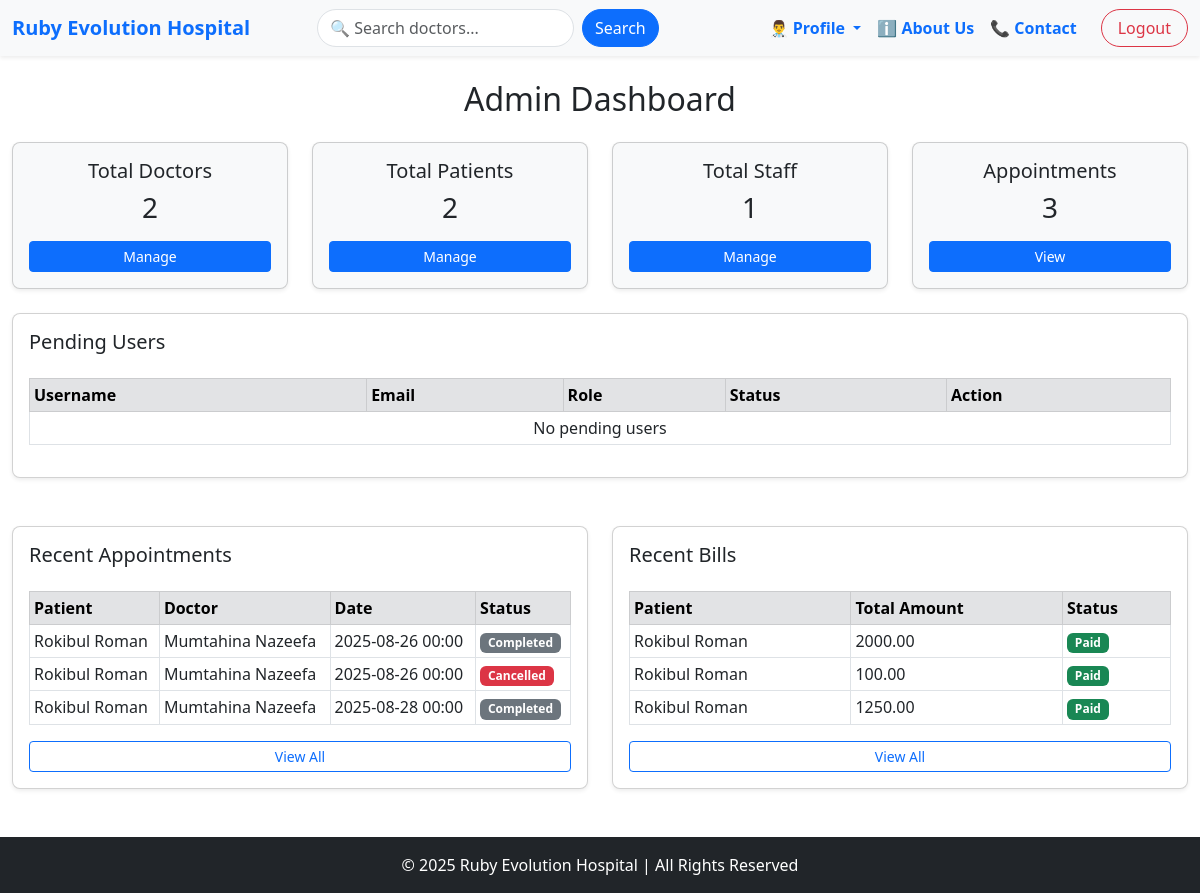
Page /accounts/adminDashboard/ (signed in) on the committed database.
### appointment/models.py (models this page shows, shortened)
class Appointment(models.Model):
    STATUS_CHOICES = [
        ('Pending', 'Pending'),
        ('Confirmed', 'Confirmed'),
        ('Completed', 'Completed'),
        ('Cancelled', 'Cancelled'),
    ]
    patient = models.ForeignKey(PatientProfile, on_delete=models.CASCADE)
    doctor = models.ForeignKey(DoctorProfile, on_delete=models.CASCADE)
    appointment_date = models.DateTimeField()
    status = models.CharField(max_length=20, choices=STATUS_CHOICES, default='Pending')
    notes = models.TextField(null=True, blank=True)
    created_at = models.DateTimeField(auto_now_add=True)

class Billing(models.Model):
    PAYMENT_STATUS = [
        ('Paid', 'Paid'),
        ('Unpaid', 'Unpaid'),
        ('Pending', 'Pending'),
    ]
    patient = models.ForeignKey(PatientProfile, on_delete=models.CASCADE)
    doctor = models.ForeignKey(DoctorProfile, on_delete=models.SET_NULL, null=True, blank=True)
    appointment = models.OneToOneField(Appointment, on_delete=models.CASCADE, null=True, blank=True)
    billDate = models.DateTimeField(auto_now_add=True)
    consultationFee = models.DecimalField(max_digits=8, decimal_places=2, default=0.00)
    medicineCharges = models.DecimalField(max_digits=10, decimal_places=2, default=0.00)
    testCharges = models.DecimalField(max_digits=10, decimal_places=2, default=0.00)
    otherCharges = models.DecimalField(max_digits=10, decimal_places=2, default=0.00)
    totalAmount = models.DecimalField(max_digits=12, decimal_places=2, default=0.00)
    paymentStatus = models.CharField(max_length=20, choices=PAYMENT_STATUS, default='Pending')

### accounts/models.py (models this page shows, shortened)
class PatientProfile(models.Model):
    BLOOD_GROUP_CHOICES = [
        ('A+', 'A+'), ('A-', 'A-'),
        ('B+', 'B+'), ('B-', 'B-'),
        ('O+', 'O+'), ('O-', 'O-'),
        ('AB+', 'AB+'), ('AB-', 'AB-'),
    ]
    STATUS_CHOICES = [
        ('Outpatient', 'Outpatient'),
        ('Inpatient', 'Inpatient'),
        ('Discharged', 'Discharged'),
    ]
    GENDER_CHOICES = [
        ('Male', 'Male'),
        ('Female', 'Female'),
        ('Other', 'Other'),
    ]
    user = models.OneToOneField(CustomUser, on_delete=models.CASCADE)
    profile_picture = models.ImageField(upload_to='patient_profiles/', null=True, blank=True)
    date_of_birth = models.DateField(null=True, blank=True)
    gender = models.CharField(max_length=10, choices=GENDER_CHOICES, null=True, blank=True)
    contact_number = models.CharField(max_length=15, null=True, blank=True)
    address = models.TextField(null=True, blank=True)
    blood_group = models.CharField(max_length=3, choices=BLOOD_GROUP_CHOICES, null=True, blank=True)
    allergies = models.TextField(null=True, blank=True)
    emergency_contact_number = models.CharField(max_length=15, null=True, blank=True)
    status = models.CharField(max_length=20, choices=STATUS_CHOICES, default='Outpatient')

class CustomUser(AbstractUser):
    ROLE_CHOICES = (
        ('admin', 'Admin'),
        ('doctor', 'Doctor'),
        ('patient', 'Patient'),
        ('staff', 'Staff'),
    )
    CURRENT_STATUS = [
        ('apporved','Approved'),
        ('panding','Panding'),
        ('cancel','Cancel'),
    ]
    first_name = models.CharField(max_length=50,null=True)
    last_name = models.CharField(max_length=50,null=True)
    role = models.CharField(choices=ROLE_CHOICES, max_length=50,null=True, blank=True)
    current_status = models.CharField(choices=CURRENT_STATUS, max_length=50,default='panding')

class DoctorProfile(models.Model):
    DEPARTMENT_CHOICES = [
        ('Cardiology', 'Cardiology'),
        ('Neurology', 'Neurology'),
        ('Orthopedics', 'Orthopedics'),
        ('Pediatrics', 'Pediatrics'),
        ('General', 'General'),
        ('Dermatology', 'Dermatology'),
        ('Gynecology', 'Gynecology'),
    ]
    user = models.OneToOneField(CustomUser, on_delete=models.CASCADE,related_name='doctor')
    profile_picture = models.ImageField(upload_to='doctor_profiles/', null=True, blank=True)
    contact_number = models.CharField(max_length=15, null=True, blank=True)
    department = models.CharField(max_length=50, choices=DEPARTMENT_CHOICES, default='General')
    specialization = models.CharField(max_length=100, null=True, blank=True)
    qualification = models.CharField(max_length=200, null=True, blank=True)
    bio = models.TextField(null=True,blank=True)
    experience = models.PositiveIntegerField(default=0)
    consultation_fee = models.DecimalField(max_digits=8, decimal_places=2, default=0.00)
    availability_status = models.BooleanField(default=True)

### accounts/views.py (the view)
# urls.py: path('adminDashboard/', adminDashboard.as_view(), name='adminDashboard'),
class adminDashboard(LoginRequiredMixin,View):
    def get(self, request, *args, **kwargs):
        context = {
        "total_doctors": DoctorProfile.objects.filter(user__current_status='apporved').count(),
        "total_patients": PatientProfile.objects.count(),
        "total_staff": StaffProfile.objects.filter(user__current_status='apporved').count(),
        "total_appointments": Appointment.objects.count(),
        "recent_appointments": Appointment.objects.order_by('-created_at')[:5],
        "recent_bills": Billing.objects.order_by('-billDate')[:5],
        "panding_users": CustomUser.objects.filter(current_status="panding"),
    }
        return render(request, "admin/adminDashboard.html",context)

### accounts/templates/admin/adminDashboard.html
{% extends "base.html" %}
{% load static %}
{% block content %}
<div class="container-fluid mt-4">
    <h2 class="mb-4 text-center">Admin Dashboard</h2>
    <div class="row text-center mb-4">
        <div class="col-md-3">
            <div class="card shadow-sm p-3 rounded-3 bg-light">
                <h5>Total Doctors</h5>
                <h3>{{ total_doctors }}</h3>
                <a href="{% url "doctorListForAdmin" %}" class="btn btn-sm btn-primary mt-2">Manage</a>
            </div>
        </div>
        <div class="col-md-3">
            <div class="card shadow-sm p-3 rounded-3 bg-light">
                <h5>Total Patients</h5>
                <h3>{{ total_patients }}</h3>
                <a href="{% url "patientListForAdmin" %}" class="btn btn-sm btn-primary mt-2">Manage</a>
            </div>
        </div>
        <div class="col-md-3">
            <div class="card shadow-sm p-3 rounded-3 bg-light">
                <h5>Total Staff</h5>
                <h3>{{ total_staff }}</h3>
                <a href="{% url "staffListForAdmin" %}" class="btn btn-sm btn-primary mt-2">Manage</a>
            </div>
        </div>
        <div class="col-md-3">
            <div class="card shadow-sm p-3 rounded-3 bg-light">
                <h5>Appointments</h5>
                <h3>{{ total_appointments }}</h3>
                <a href="#" class="btn btn-sm btn-primary mt-2">View</a>
            </div>
        </div>
    </div>
    <div class="row mt-4">
        <div class="col-md-12">
            <div class="card shadow-sm p-3 rounded-3">
                <h5>Pending Users</h5>
                <table class="table table-sm table-bordered mt-3">
                    <thead class="table-secondary">
                        <tr>
                            <th>Username</th>
                            <th>Email</th>
                            <th>Role</th>
                            <th>Status</th>
                            <th>Action</th>
                        </tr>
                    </thead>
                    <tbody>
                        {% for user in panding_users %}
                        <tr>
                            <td><a href="{% url "doctorDetail" user.doctor.id %}">{{ user.username }}</a></td>
                            <td>{{ user.email }}</td>
                            <td>{{ user.role }}</td>
                            <td>
                                <span class="badge bg-warning">{{ user.current_status }}</span>
                            </td>
                            <td>
                                <a href="{% url 'UpdateUserStatusView' user.id 'apporved' %}"
                                   class="btn btn-success btn-sm">Approve</a>
                                <a href="{% url 'UpdateUserStatusView' user.id 'cancel' %}"
                                   class="btn btn-danger btn-sm">Cancel</a>
                            </td>
                        </tr>
                        {% empty %}
                        <tr><td colspan="5" class="text-center">No pending users</td></tr>
                        {% endfor %}
                    </tbody>
                </table>
            </div>
        </div>
    </div>
    <div class="row mt-5">
        <div class="col-md-6">
            <div class="card shadow-sm p-3 rounded-3">
                <h5>Recent Appointments</h5>
                <table class="table table-sm table-bordered mt-3">
                    <thead class="table-secondary">
                        <tr>
                            <th>Patient</th>
                            <th>Doctor</th>
                            <th>Date</th>
                            <th>Status</th>
                        </tr>
                    </thead>
                    <tbody>
                        {% for appt in recent_appointments %}
                        <tr>
                            <td>{{ appt.patient.user.get_full_name }}</td>
                            <td>{{ appt.doctor.user.get_full_name }}</td>
                            <td>{{ appt.appointment_date|date:"Y-m-d H:i" }}</td>
                            <td>
                                <span class="badge
                                    {% if appt.status == 'Confirmed' %} bg-success
                                    {% elif appt.status == 'Pending' %} bg-warning
                                    {% elif appt.status == 'Cancelled' %} bg-danger
                                    {% else %} bg-secondary {% endif %}">
                                    {{ appt.status }}
                                </span>
                            </td>
                        </tr>
                        {% empty %}
                        <tr><td colspan="4" class="text-center">No appointments found</td></tr>
                        {% endfor %}
                    </tbody>
                </table>
                <a href="#" class="btn btn-outline-primary btn-sm">View All</a>
            </div>
        </div>
        <div class="col-md-6">
            <div class="card shadow-sm p-3 rounded-3">
                <h5>Recent Bills</h5>
                <table class="table table-sm table-bordered mt-3">
                    <thead class="table-secondary">
                        <tr>
                            <th>Patient</th>
                            <th>Total Amount</th>
                            <th>Status</th>
                        </tr>
                    </thead>
                    <tbody>
                        {% for bill in recent_bills %}
                        <tr>
                            <td>{{ bill.patient.user.get_full_name }}</td>
                            <td>{{ bill.totalAmount }}</td>
                            <td>
                                <span class="badge
                                    {% if bill.paymentStatus == 'Paid' %} bg-success
                                    {% elif bill.paymentStatus == 'Pending' %} bg-warning
                                    {% else %} bg-danger {% endif %}">
                                    {{ bill.paymentStatus }}
                                </span>
                            </td>
                        </tr>
                        {% empty %}
                        <tr><td colspan="3" class="text-center">No bills available</td></tr>
                        {% endfor %}
                    </tbody>
                </table>
                <a href="{% url "billListForAdmin" %}" class="btn btn-outline-primary btn-sm">View All</a>
            </div>
        </div>
    </div>
</div>
{% endblock %}

### rows in the picture
Appointment: patient.user.get_full_name "Rokibul Roman", doctor.user.get_full_name "Mumtahina Nazeefa", appointment_date "2025-08-26 00:00", status "Completed"
Appointment: patient.user.get_full_name "Rokibul Roman", doctor.user.get_full_name "Mumtahina Nazeefa", appointment_date "2025-08-26 00:00", status "Cancelled"
Appointment: patient.user.get_full_name "Rokibul Roman", doctor.user.get_full_name "Mumtahina Nazeefa", appointment_date "2025-08-28 00:00", status "Completed"
Billing: patient.user.get_full_name "Rokibul Roman", totalAmount "2000.00", paymentStatus "Paid"
Billing: patient.user.get_full_name "Rokibul Roman", totalAmount "100.00", paymentStatus "Paid"
Billing: patient.user.get_full_name "Rokibul Roman", totalAmount "1250.00", paymentStatus "Paid"

### other values in the picture
{{ total_doctors }} "2"
{{ total_patients }} "2"
{{ total_staff }} "1"
{{ total_appointments }} "3"
